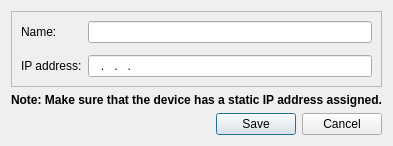
<?xml version="1.0" encoding="UTF-8"?>
<ui version="4.0">
 <class>deviceEdit</class>
 <widget class="QDialog" name="deviceEdit">
  <property name="geometry">
   <rect>
    <x>0</x>
    <y>0</y>
    <width>406</width>
    <height>274</height>
   </rect>
  </property>
  <property name="windowTitle">
   <string notr="true"/>
  </property>
  <layout class="QGridLayout" name="gridLayout">
   <property name="sizeConstraint">
    <enum>QLayout::SetFixedSize</enum>
   </property>
   <item row="2" column="0">
    <widget class="QDialogButtonBox" name="buttonBox">
     <property name="standardButtons">
      <set>QDialogButtonBox::Cancel|QDialogButtonBox::Save</set>
     </property>
    </widget>
   </item>
   <item row="0" column="0">
    <widget class="QFrame" name="form">
     <property name="sizePolicy">
      <sizepolicy hsizetype="Preferred" vsizetype="Preferred">
       <horstretch>0</horstretch>
       <verstretch>0</verstretch>
      </sizepolicy>
     </property>
     <property name="frameShape">
      <enum>QFrame::StyledPanel</enum>
     </property>
     <property name="frameShadow">
      <enum>QFrame::Raised</enum>
     </property>
     <layout class="QFormLayout" name="formLayout">
      <item row="1" column="0">
       <widget class="QLabel" name="nameLabel">
        <property name="text">
         <string>Name:</string>
        </property>
       </widget>
      </item>
      <item row="1" column="1">
       <widget class="QLineEdit" name="nameEdit">
        <property name="maxLength">
         <number>32</number>
        </property>
       </widget>
      </item>
      <item row="2" column="1">
       <widget class="QFrame" name="passwordFrame">
        <property name="sizePolicy">
         <sizepolicy hsizetype="Preferred" vsizetype="Fixed">
          <horstretch>0</horstretch>
          <verstretch>0</verstretch>
         </sizepolicy>
        </property>
        <property name="frameShape">
         <enum>QFrame::NoFrame</enum>
        </property>
        <property name="frameShadow">
         <enum>QFrame::Plain</enum>
        </property>
        <layout class="QHBoxLayout" name="horizontalLayout_2">
         <property name="leftMargin">
          <number>0</number>
         </property>
         <property name="topMargin">
          <number>0</number>
         </property>
         <property name="rightMargin">
          <number>0</number>
         </property>
         <property name="bottomMargin">
          <number>0</number>
         </property>
        </layout>
       </widget>
      </item>
      <item row="3" column="0">
       <widget class="QLabel" name="ipLabel">
        <property name="text">
         <string>IP address:</string>
        </property>
       </widget>
      </item>
      <item row="3" column="1">
       <widget class="QLineEdit" name="ipEdit">
        <property name="inputMask">
         <string notr="true">000.000.000.000</string>
        </property>
        <property name="frame">
         <bool>true</bool>
        </property>
       </widget>
      </item>
     </layout>
    </widget>
   </item>
   <item row="1" column="0">
    <widget class="QLabel" name="label">
     <property name="font">
      <font>
       <weight>75</weight>
       <bold>true</bold>
      </font>
     </property>
     <property name="text">
      <string>Note: Make sure that the device has a static IP address assigned.</string>
     </property>
    </widget>
   </item>
  </layout>
 </widget>
 <resources/>
 <connections/>
</ui>
